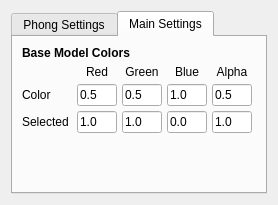
<?xml version="1.0" encoding="UTF-8"?>
<ui version="4.0">
 <class>GlassRendererConfig</class>
 <widget class="QWidget" name="GlassRendererConfig">
  <property name="geometry">
   <rect>
    <x>0</x>
    <y>0</y>
    <width>278</width>
    <height>205</height>
   </rect>
  </property>
  <property name="windowTitle">
   <string>Form</string>
  </property>
  <layout class="QVBoxLayout" name="verticalLayout_2">
   <item>
    <widget class="QTabWidget" name="tabWidget">
     <property name="currentIndex">
      <number>1</number>
     </property>
     <widget class="QWidget" name="tab">
      <attribute name="title">
       <string>Phong Settings</string>
      </attribute>
      <layout class="QVBoxLayout" name="verticalLayout_5">
       <item>
        <widget class="QWidget" name="widget_phong_s_container" native="true">
         <layout class="QVBoxLayout" name="verticalLayout_6">
          <property name="spacing">
           <number>0</number>
          </property>
          <property name="margin">
           <number>0</number>
          </property>
         </layout>
        </widget>
       </item>
      </layout>
     </widget>
     <widget class="QWidget" name="tab_2">
      <attribute name="title">
       <string>Main Settings</string>
      </attribute>
      <layout class="QVBoxLayout" name="verticalLayout">
       <item>
        <widget class="QWidget" name="widget_4" native="true">
         <property name="sizePolicy">
          <sizepolicy hsizetype="Fixed" vsizetype="Fixed">
           <horstretch>0</horstretch>
           <verstretch>0</verstretch>
          </sizepolicy>
         </property>
         <layout class="QVBoxLayout" name="verticalLayout_3">
          <property name="spacing">
           <number>5</number>
          </property>
          <property name="margin">
           <number>0</number>
          </property>
          <item>
           <widget class="QLabel" name="label_8">
            <property name="sizePolicy">
             <sizepolicy hsizetype="Fixed" vsizetype="Fixed">
              <horstretch>0</horstretch>
              <verstretch>0</verstretch>
             </sizepolicy>
            </property>
            <property name="font">
             <font>
              <weight>75</weight>
              <bold>true</bold>
             </font>
            </property>
            <property name="text">
             <string>Base Model Colors</string>
            </property>
           </widget>
          </item>
          <item>
           <layout class="QGridLayout" name="gridLayout_2">
            <item row="1" column="0">
             <widget class="QLabel" name="label_9">
              <property name="text">
               <string>Color</string>
              </property>
             </widget>
            </item>
            <item row="1" column="1">
             <widget class="QLineEdit" name="lineEdit_MR_br">
              <property name="sizePolicy">
               <sizepolicy hsizetype="Fixed" vsizetype="Fixed">
                <horstretch>0</horstretch>
                <verstretch>0</verstretch>
               </sizepolicy>
              </property>
              <property name="maximumSize">
               <size>
                <width>40</width>
                <height>16777215</height>
               </size>
              </property>
              <property name="text">
               <string>0.5</string>
              </property>
             </widget>
            </item>
            <item row="1" column="2">
             <widget class="QLineEdit" name="lineEdit_MR_bg">
              <property name="sizePolicy">
               <sizepolicy hsizetype="Fixed" vsizetype="Fixed">
                <horstretch>0</horstretch>
                <verstretch>0</verstretch>
               </sizepolicy>
              </property>
              <property name="maximumSize">
               <size>
                <width>40</width>
                <height>16777215</height>
               </size>
              </property>
              <property name="text">
               <string>0.5</string>
              </property>
             </widget>
            </item>
            <item row="1" column="3">
             <widget class="QLineEdit" name="lineEdit_MR_bb">
              <property name="sizePolicy">
               <sizepolicy hsizetype="Fixed" vsizetype="Fixed">
                <horstretch>0</horstretch>
                <verstretch>0</verstretch>
               </sizepolicy>
              </property>
              <property name="maximumSize">
               <size>
                <width>40</width>
                <height>16777215</height>
               </size>
              </property>
              <property name="text">
               <string>1.0</string>
              </property>
             </widget>
            </item>
            <item row="1" column="4">
             <widget class="QLineEdit" name="lineEdit_MR_ba">
              <property name="sizePolicy">
               <sizepolicy hsizetype="Fixed" vsizetype="Fixed">
                <horstretch>0</horstretch>
                <verstretch>0</verstretch>
               </sizepolicy>
              </property>
              <property name="maximumSize">
               <size>
                <width>40</width>
                <height>16777215</height>
               </size>
              </property>
              <property name="text">
               <string>0.5</string>
              </property>
             </widget>
            </item>
            <item row="2" column="0">
             <widget class="QLabel" name="label_3">
              <property name="sizePolicy">
               <sizepolicy hsizetype="Fixed" vsizetype="Preferred">
                <horstretch>0</horstretch>
                <verstretch>0</verstretch>
               </sizepolicy>
              </property>
              <property name="minimumSize">
               <size>
                <width>50</width>
                <height>0</height>
               </size>
              </property>
              <property name="text">
               <string>Selected</string>
              </property>
             </widget>
            </item>
            <item row="2" column="1">
             <widget class="QLineEdit" name="lineEdit_MR_sr">
              <property name="sizePolicy">
               <sizepolicy hsizetype="Fixed" vsizetype="Fixed">
                <horstretch>0</horstretch>
                <verstretch>0</verstretch>
               </sizepolicy>
              </property>
              <property name="maximumSize">
               <size>
                <width>40</width>
                <height>16777215</height>
               </size>
              </property>
              <property name="text">
               <string>1.0</string>
              </property>
             </widget>
            </item>
            <item row="2" column="2">
             <widget class="QLineEdit" name="lineEdit_MR_sg">
              <property name="sizePolicy">
               <sizepolicy hsizetype="Fixed" vsizetype="Fixed">
                <horstretch>0</horstretch>
                <verstretch>0</verstretch>
               </sizepolicy>
              </property>
              <property name="maximumSize">
               <size>
                <width>40</width>
                <height>16777215</height>
               </size>
              </property>
              <property name="text">
               <string>1.0</string>
              </property>
             </widget>
            </item>
            <item row="2" column="3">
             <widget class="QLineEdit" name="lineEdit_MR_sb">
              <property name="sizePolicy">
               <sizepolicy hsizetype="Fixed" vsizetype="Fixed">
                <horstretch>0</horstretch>
                <verstretch>0</verstretch>
               </sizepolicy>
              </property>
              <property name="maximumSize">
               <size>
                <width>40</width>
                <height>16777215</height>
               </size>
              </property>
              <property name="text">
               <string>0.0</string>
              </property>
             </widget>
            </item>
            <item row="2" column="4">
             <widget class="QLineEdit" name="lineEdit_MR_sa">
              <property name="sizePolicy">
               <sizepolicy hsizetype="Fixed" vsizetype="Fixed">
                <horstretch>0</horstretch>
                <verstretch>0</verstretch>
               </sizepolicy>
              </property>
              <property name="maximumSize">
               <size>
                <width>40</width>
                <height>16777215</height>
               </size>
              </property>
              <property name="text">
               <string>1.0</string>
              </property>
             </widget>
            </item>
            <item row="0" column="1">
             <widget class="QLabel" name="label">
              <property name="text">
               <string>Red</string>
              </property>
              <property name="alignment">
               <set>Qt::AlignCenter</set>
              </property>
             </widget>
            </item>
            <item row="0" column="2">
             <widget class="QLabel" name="label_2">
              <property name="text">
               <string>Green</string>
              </property>
              <property name="alignment">
               <set>Qt::AlignCenter</set>
              </property>
             </widget>
            </item>
            <item row="0" column="3">
             <widget class="QLabel" name="label_4">
              <property name="text">
               <string>Blue</string>
              </property>
              <property name="alignment">
               <set>Qt::AlignCenter</set>
              </property>
             </widget>
            </item>
            <item row="0" column="4">
             <widget class="QLabel" name="label_5">
              <property name="text">
               <string>Alpha</string>
              </property>
              <property name="alignment">
               <set>Qt::AlignCenter</set>
              </property>
             </widget>
            </item>
           </layout>
          </item>
         </layout>
        </widget>
       </item>
       <item>
        <widget class="QWidget" name="widget_element_container" native="true">
         <layout class="QVBoxLayout" name="verticalLayout_4">
          <property name="spacing">
           <number>0</number>
          </property>
          <property name="margin">
           <number>0</number>
          </property>
         </layout>
        </widget>
       </item>
      </layout>
     </widget>
    </widget>
   </item>
  </layout>
 </widget>
 <resources/>
 <connections/>
</ui>
